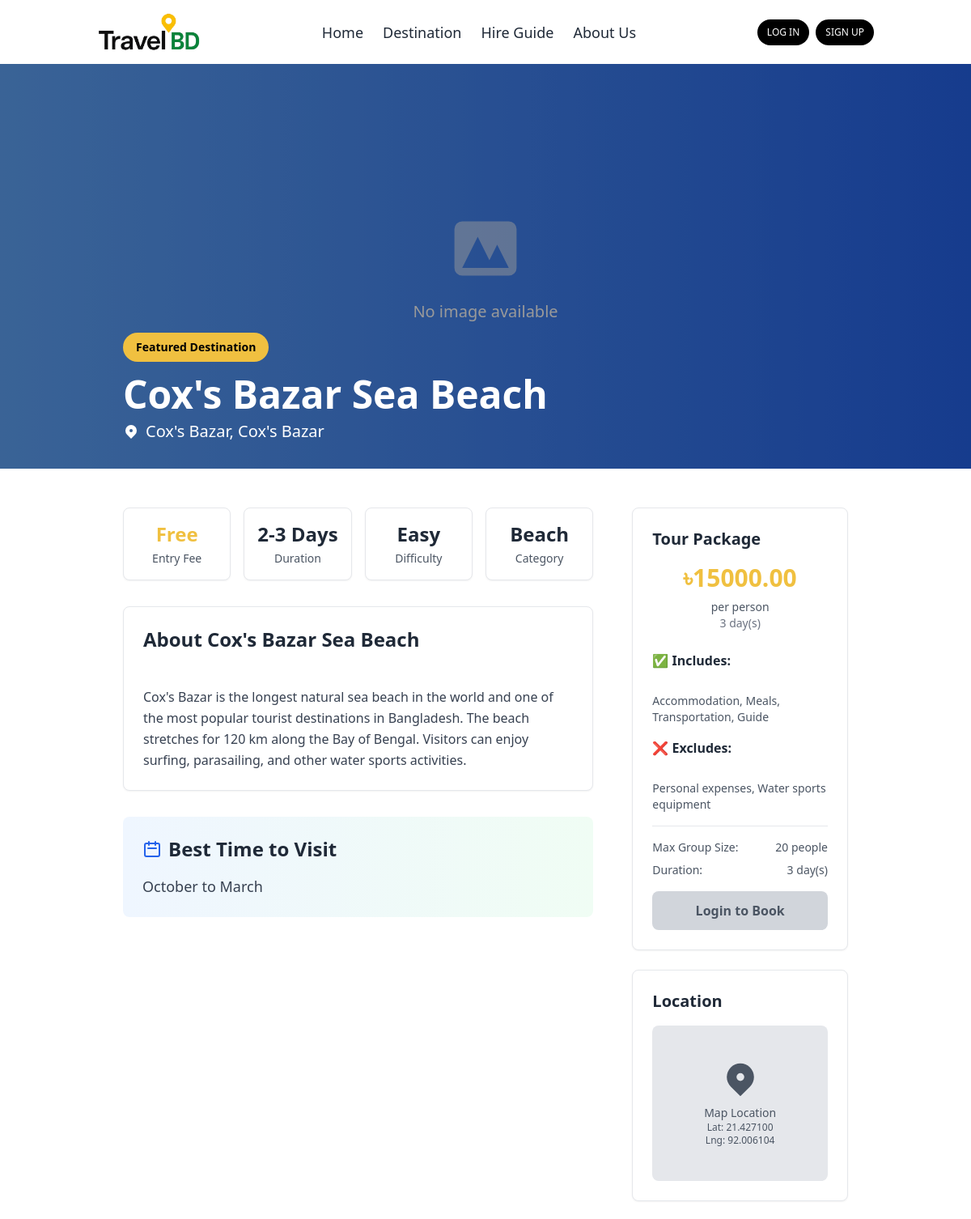
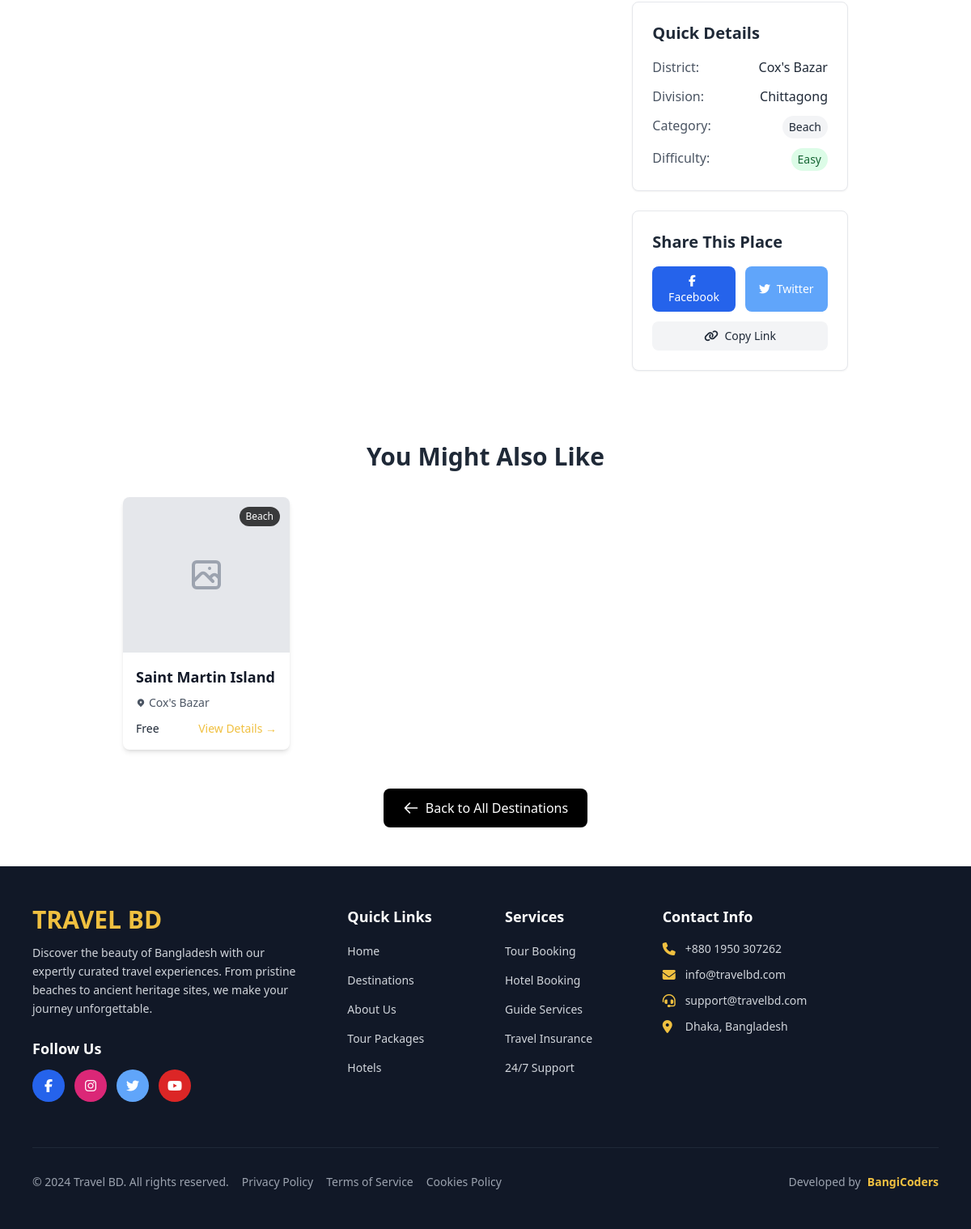
/destinations/coxs-bazar-sea-beach/, run on the app's committed database (2 pictures, top to bottom).
### destination/models.py (models this page shows, shortened)
class Destination(models.Model):
    CATEGORY_CHOICES = [
        ('beach', 'Beach'),
        ('mountain', 'Mountain'),
        ('historical', 'Historical'),
        ('cultural', 'Cultural'),
        ('adventure', 'Adventure'),
        ('religious', 'Religious'),
    ]
    DIFFICULTY_CHOICES = [
        ('easy', 'Easy'),
        ('moderate', 'Moderate'),
        ('hard', 'Hard'),
    ]
    name = models.CharField(max_length=200)
    slug = models.SlugField(max_length=250, unique=True, blank=True)
    description = models.TextField()
    short_description = models.TextField(max_length=300, blank=True)
    location = models.CharField(max_length=200)
    district = models.CharField(max_length=100)
    division = models.CharField(max_length=100)
    category = models.CharField(max_length=20, choices=CATEGORY_CHOICES)
    difficulty_level = models.CharField(max_length=20, choices=DIFFICULTY_CHOICES, default='easy')
    entry_fee = models.DecimalField(max_digits=10, decimal_places=2, default=0)
    duration = models.CharField(max_length=100, default="1 Day")
    best_time_to_visit = models.CharField(max_length=200)
    tour_price = models.DecimalField(max_digits=10, decimal_places=2)
    tour_duration_days = models.IntegerField(default=1)
    max_group_size = models.IntegerField(default=10)
    tour_includes = models.TextField(blank=True)
    tour_excludes = models.TextField(blank=True)
    main_image = models.ImageField(upload_to='destinations/', blank=True, null=True)
    latitude = models.DecimalField(max_digits=9, decimal_places=6, blank=True, null=True)
    longitude = models.DecimalField(max_digits=9, decimal_places=6, blank=True, null=True)
    featured = models.BooleanField(default=False)
    is_active = models.BooleanField(default=True)
    created_at = models.DateTimeField(auto_now_add=True)
    updated_at = models.DateTimeField(auto_now=True)
    class Meta:
        ordering = ['name']

### destination/views.py (the view)
# urls.py: path('<slug:slug>/', views.destination_detail, name='destination_detail'),
def destination_detail(request, slug):
    destination = get_object_or_404(Destination, slug=slug, is_active=True)
    related_destinations = Destination.objects.filter(
        category=destination.category,
        is_active=True
    ).exclude(id=destination.id)[:4]
    context = {
        'destination': destination,
        'related_destinations': related_destinations,
    }
    return render(request, 'destination_detail.html', context)

### templates/destination_detail.html (shortened to what this page needs)
{% extends 'base.html' %} {% load static %} {% block body %}
<div class="relative w-full h-96 lg:h-[500px] overflow-hidden">
  {% if destination.main_image %}
  <img
    src="{{ destination.main_image.url }}"
    alt="{{ destination.name }}"
    class="w-full h-full object-cover"
  />
  {% else %}
  <div
    class="w-full h-full bg-gradient-to-r from-blue-400 to-blue-600 flex items-center justify-center"
  >
    <div class="text-center text-white">
      <svg
        class="w-24 h-24 mx-auto mb-4 opacity-50"
        fill="currentColor"
        viewBox="0 0 20 20"
      >
        <path
          fill-rule="evenodd"
          d="M4 3a2 2 0 00-2 2v10a2 2 0 002 2h12a2 2 0 002-2V5a2 2 0 00-2-2H4zm12 12H4l4-8 3 6 2-4 3 6z"
          clip-rule="evenodd"
        ></path>
      </svg>
      <p class="text-xl">No image available</p>
    </div>
  </div>
  {% endif %}
  <div class="absolute inset-0 bg-black bg-opacity-40 flex items-end">
    <div class="w-full lg:w-4/5 mx-auto px-4 lg:px-8 pb-8">
      <div class="text-white">
        {% if destination.featured %}
        <span
          class="inline-block bg-primary text-black px-4 py-2 rounded-full text-sm font-semibold mb-4"
        >
          Featured Destination
        </span>
        {% endif %}
        <h1 class="text-3xl lg:text-5xl font-bold mb-2">
          {{ destination.name }}
        </h1>
        <p class="text-lg lg:text-xl flex items-center">
          <svg class="w-5 h-5 mr-2" fill="currentColor" viewBox="0 0 20 20">
            <path
              fill-rule="evenodd"
              d="M5.05 4.05a7 7 0 119.9 9.9L10 18.9l-4.95-4.95a7 7 0 010-9.9zM10 11a2 2 0 100-4 2 2 0 000 4z"
              clip-rule="evenodd"
            ></path>
          </svg>
          {{ destination.location }}, {{ destination.district }}
        </p>
      </div>
    </div>
  </div>
</div>
<div class="w-full lg:w-4/5 mx-auto px-4 lg:px-8 py-12">
  <div class="grid grid-cols-1 lg:grid-cols-3 gap-12">
    <div class="lg:col-span-2">
      <div class="grid grid-cols-2 lg:grid-cols-4 gap-4 mb-8">
        <div
          class="bg-white border border-gray-200 rounded-lg p-4 text-center shadow-sm"
        >
          <div class="text-2xl font-bold text-primary mb-1">
            {% if destination.entry_fee > 0 %}
            <div>৳{{ destination.entry_fee }}</div>
            {% else %} Free {% endif %}
          </div>
          <div class="text-sm text-gray-600">Entry Fee</div>
        </div>
        <div
          class="bg-white border border-gray-200 rounded-lg p-4 text-center shadow-sm"
        >
          <div class="text-2xl font-bold text-gray-800 mb-1">
            {{ destination.duration }}
          </div>
          <div class="text-sm text-gray-600">Duration</div>
        </div>
        <div
          class="bg-white border border-gray-200 rounded-lg p-4 text-center shadow-sm"
        >
          <div class="text-2xl font-bold text-gray-800 mb-1">
            {{ destination.difficulty_level|title }}
          </div>
          <div class="text-sm text-gray-600">Difficulty</div>
        </div>
        <div
          class="bg-white border border-gray-200 rounded-lg p-4 text-center shadow-sm"
        >
          <div class="text-2xl font-bold text-gray-800 mb-1">
            {{ destination.category|title }}
          </div>
          <div class="text-sm text-gray-600">Category</div>
        </div>
      </div>
      <div
        class="bg-white rounded-lg shadow-sm border border-gray-200 p-6 mb-8"
      >
        <h2 class="text-2xl font-bold text-gray-800 mb-4">
          About {{ destination.name }}
        </h2>
        <p class="text-gray-700 leading-relaxed whitespace-pre-line">
          {{ destination.description }}
        </p>
      </div>
      <div
        class="bg-gradient-to-r from-blue-50 to-green-50 rounded-lg p-6 mb-8"
      >
        <h2 class="text-2xl font-bold text-gray-800 mb-4 flex items-center">
          <svg
            class="w-6 h-6 mr-2 text-blue-600"
            fill="none"
            stroke="currentColor"
            viewBox="0 0 24 24"
          >
            <path
              stroke-linecap="round"
              stroke-linejoin="round"
              stroke-width="2"
              d="M8 7V3m8 4V3m-9 8h10M5 21h14a2 2 0 002-2V7a2 2 0 00-2-2H5a2 2 0 00-2 2v12a2 2 0 002 2z"
            ></path>
          </svg>
          Best Time to Visit
        </h2>
        <p class="text-lg text-gray-700 font-medium">
          {{ destination.best_time_to_visit }}
        </p>
      </div>
    </div>
    <div class="lg:col-span-1">
      <div
        class="bg-white rounded-lg shadow-sm border border-gray-200 p-6 mb-6 sticky top-4"
      >
        <h3 class="text-xl font-bold text-gray-800 mb-4">Tour Package</h3>
        <div class="text-center mb-6">
          <div class="text-3xl font-bold text-primary mb-2">
            ৳{{ destination.tour_price }}
          </div>
          <div class="text-sm text-gray-600">per person</div>
          <div class="text-sm text-gray-500">
            {{ destination.tour_duration_days }} day(s)
          </div>
        </div>
        {% if destination.tour_includes %}
        <div class="mb-4">
          <h4 class="font-semibold text-gray-800 mb-2">✅ Includes:</h4>
          <div class="text-sm text-gray-600 whitespace-pre-line">
            {{ destination.tour_includes }}
          </div>
        </div>
        {% endif %}
        {% if destination.tour_excludes %}
        <div class="mb-4">
          <h4 class="font-semibold text-gray-800 mb-2">❌ Excludes:</h4>
          <div class="text-sm text-gray-600 whitespace-pre-line">
            {{ destination.tour_excludes }}
          </div>
        </div>
        {% endif %}
        <div class="border-t pt-4">
          <div class="flex justify-between text-sm text-gray-600 mb-2">
            <span>Max Group Size:</span>
            <span>{{ destination.max_group_size }} people</span>
          </div>
          <div class="flex justify-between text-sm text-gray-600 mb-4">
            <span>Duration:</span>
            <span>{{ destination.tour_duration_days }} day(s)</span>
          </div>
        </div>
        {% if user.is_authenticated %}
        <a
          href="{% url 'tour_booking:tour_booking' destination.id %}"
          class="block w-full bg-primary text-black font-semibold py-3 px-4 rounded-lg text-center hover:bg-yellow-500 transition duration-200"
        >
          Book This Tour
        </a>
        {% else %}
        <a
          href="{% url 'authentication:login' %}"
          class="block w-full bg-gray-300 text-gray-600 font-semibold py-3 px-4 rounded-lg text-center"
        >
          Login to Book
        </a>
        {% endif %}
      </div>
      {% if destination.latitude and destination.longitude %}
      <div
        class="bg-white rounded-lg shadow-sm border border-gray-200 p-6 mb-6"
      >
        <h3 class="text-xl font-bold text-gray-800 mb-4">Location</h3>
        <div
          class="bg-gray-200 h-48 rounded-lg flex items-center justify-center"
        >
          <div class="text-center text-gray-600">
            <svg
              class="w-12 h-12 mx-auto mb-2"
              fill="currentColor"
              viewBox="0 0 20 20"
            >
              <path
                fill-rule="evenodd"
                d="M5.05 4.05a7 7 0 119.9 9.9L10 18.9l-4.95-4.95a7 7 0 010-9.9zM10 11a2 2 0 100-4 2 2 0 000 4z"
                clip-rule="evenodd"
              ></path>
            </svg>
            <p class="text-sm">Map Location</p>
            <p class="text-xs">Lat: {{ destination.latitude }}</p>
            <p class="text-xs">Lng: {{ destination.longitude }}</p>
          </div>
        </div>
      </div>
      {% endif %}
      <div
        class="bg-white rounded-lg shadow-sm border border-gray-200 p-6 mb-6"
      >
        <h3 class="text-xl font-bold text-gray-800 mb-4">Quick Details</h3>
        <div class="space-y-3">
          <div class="flex justify-between">
            <span class="text-gray-600">District:</span>
            <span class="font-medium text-gray-800"
              >{{ destination.district }}</span
            >
          </div>
          <div class="flex justify-between">
            <span class="text-gray-600">Division:</span>
            <span class="font-medium text-gray-800"
              >{{ destination.division }}</span
            >
          </div>
          <div class="flex justify-between">
            <span class="text-gray-600">Category:</span>
            <span
              class="inline-block bg-gray-100 text-gray-800 px-2 py-1 rounded-full text-sm"
            >
              {{ destination.category|title }}
            </span>
          </div>
          <div class="flex justify-between">
            <span class="text-gray-600">Difficulty:</span>
            <span
              class="inline-block {% if destination.difficulty_level == 'easy' %}bg-green-100 text-green-800{% elif destination.difficulty_level == 'moderate' %}bg-yellow-100 text-yellow-800{% else %}bg-red-100 text-red-800{% endif %} px-2 py-1 rounded-full text-sm"
            >
              {{ destination.difficulty_level|title }}
            </span>
          </div>
        </div>
      </div>
      <div
        class="bg-white rounded-lg shadow-sm border border-gray-200 p-6 mb-6"
      >
        <h3 class="text-xl font-bold text-gray-800 mb-4">Share This Place</h3>
        <div class="flex space-x-3">
          <button
            class="flex-1 bg-blue-600 text-white py-2 px-3 rounded-lg hover:bg-blue-700 transition duration-200 text-sm"
          >
            <i class="fab fa-facebook-f mr-1"></i> Facebook
          </button>
          <button
            class="flex-1 bg-blue-400 text-white py-2 px-3 rounded-lg hover:bg-blue-500 transition duration-200 text-sm"
          >
            <i class="fab fa-twitter mr-1"></i> Twitter
          </button>
        </div>
        <button
          class="w-full mt-3 bg-gray-100 text-gray-800 py-2 px-3 rounded-lg hover:bg-gray-200 transition duration-200 text-sm"
        >
          <i class="fas fa-link mr-1"></i> Copy Link
        </button>
      </div>
    </div>
  </div>
  {% if related_destinations %}
  <div class="mt-16">
    <h2 class="text-3xl font-bold text-gray-800 mb-8 text-center">
      You Might Also Like
    </h2>
    <div class="grid grid-cols-1 md:grid-cols-2 lg:grid-cols-4 gap-6">
      {% for related in related_destinations %}
      <div
        class="bg-white rounded-lg shadow-md overflow-hidden hover:shadow-lg transition duration-300"
      >
        <div class="relative h-48 overflow-hidden">
          {% if related.main_image %}
          <img
            src="{{ related.main_image.url }}"
            alt="{{ related.name }}"
            class="w-full h-full object-cover hover:scale-105 transition duration-300"
          />
          {% else %}
          <div
            class="w-full h-full bg-gray-200 flex items-center justify-center"
          >
          </div>
          {% endif %}
          <span
            class="absolute top-3 right-3 bg-black bg-opacity-75 text-white px-2 py-1 rounded-full text-xs"
          >
            {{ related.category|title }}
          </span>
        </div>
        <div class="p-4">
          <h3 class="text-lg font-semibold text-gray-900 mb-2">
            <a
              href="{% url 'destination:destination_detail' related.slug %}"
              class="hover:text-primary transition duration-200"
            >
              {{ related.name }}
            </a>
          </h3>
          <p class="text-gray-600 text-sm mb-3 flex items-center">
            <svg class="w-3 h-3 mr-1" fill="currentColor" viewBox="0 0 20 20">
              <path
                fill-rule="evenodd"
                d="M5.05 4.05a7 7 0 119.9 9.9L10 18.9l-4.95-4.95a7 7 0 010-9.9zM10 11a2 2 0 100-4 2 2 0 000 4z"
                clip-rule="evenodd"
              ></path>
            </svg>
            {{ related.district }}
          </p>
          <div class="flex justify-between items-center">
            <span class="text-sm font-medium text-gray-800">
              {% if related.entry_fee > 0 %} ৳{{ related.entry_fee }} {% else %}
              Free {% endif %}
            </span>
            <a
              href="{% url 'destination:destination_detail' related.slug %}"
              class="text-primary hover:text-yellow-600 text-sm font-medium transition duration-200"
            >
              View Details →
            </a>
          </div>
        </div>
      </div>
      {% endfor %}
    </div>
  </div>
  {% endif %}
  <div class="mt-12 text-center">
    <a
      href="{% url 'destination:destination_list' %}"
      class="inline-flex items-center px-6 py-3 bg-black text-white rounded-lg hover:bg-gray-800 transition duration-200"
    >
      <svg
        class="w-5 h-5 mr-2"
        fill="none"
        stroke="currentColor"
        viewBox="0 0 24 24"
      >
        <path
          stroke-linecap="round"
          stroke-linejoin="round"
          stroke-width="2"
          d="M10 19l-7-7m0 0l7-7m-7 7h18"
        ></path>
      </svg>
      Back to All Destinations
    </a>
  </div>
</div>
{% endblock %}

### data on the page
Destination: name "Cox's Bazar Sea Beach", location "Cox's Bazar", district "Cox's Bazar", duration "2-3 Days", difficulty_level "Easy", category "Beach", description "Cox's Bazar is the longest natural sea beach in the world and one of the most popular tourist destinations in Bangladesh. The beach stretches for 120 km along the Bay of Bengal. Visitors can enjoy surfing, parasailing, and other water sports activities.", best_time_to_visit "October to March", tour_price "15000.00", tour_duration_days "3", tour_includes "Accommodation, Meals, Transportation, Guide", tour_excludes "Personal expenses, Water sports equipment", max_group_size "20", latitude "21.427100", longitude "92.006104", division "Chittagong"
Destination: category "Beach", name "Saint Martin Island", district "Cox's Bazar", entry_fee "Free"
